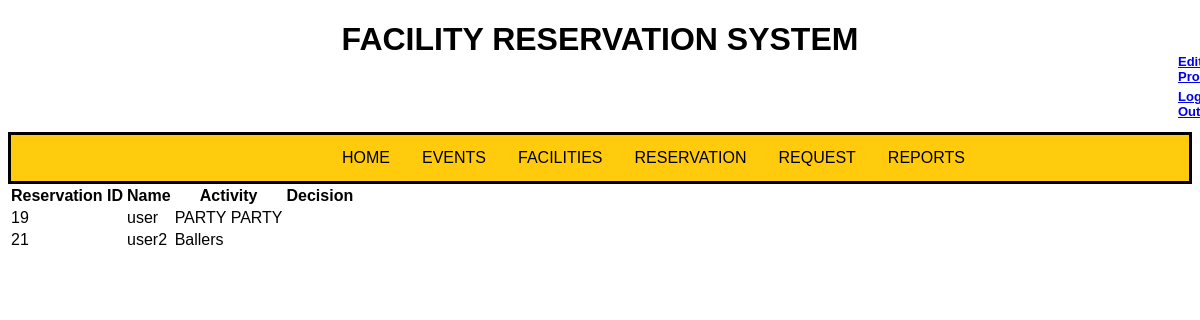
The page /php/request_admin.php on the database its author committed.
### tables this page shows
CREATE TABLE `reservation` (
  `resID` int(100) NOT NULL,
  `user_ID` int(11) NOT NULL,
  `title` varchar(255) NOT NULL,
  `Venue` varchar(100) NOT NULL,
  `start_event` datetime NOT NULL,
  `end_event` datetime NOT NULL,
  `status` varchar(100) NOT NULL
);

CREATE TABLE `accounts` (
  `userID` int(11) NOT NULL,
  `User_type` varchar(100) NOT NULL,
  `First_name` varchar(100) NOT NULL,
  `Last_name` varchar(100) NOT NULL,
  `email` varchar(100) NOT NULL,
  `Office` varchar(100) NOT NULL,
  `Organization` varchar(100) NOT NULL,
  `Position` varchar(100) NOT NULL,
  `Password` varchar(100) NOT NULL
);

### php/request_admin.php (the view, shortened to what this page needs)
<?php
	include('DBConnector.php');
?>
<!DOCTYPE html>
<html>
<head>
	<link rel="stylesheet" href="../stylesheet/style.css">
	<h1>FACILITY RESERVATION SYSTEM</h1>
	<h3><a href="edit_profile.php" class="signup">Edit Profile</a></h3><br>
	<h3><a href="logout.php" class="signup">Log Out</a></h3>
</head>
<body>
	<ul class="menu">
	  <li class="home"><a href="../pages/admin/home_admin.php" class="home">HOME</a></li>
	  <li class="events"><a href="event_page_admin.php" class="events">EVENTS</a></li>
	  <li class="faci"><a href="list_facilities_admin.php" class="faci">FACILITIES</a></li>
	  <li class="reser"><a href="../pages/admin/list_of_reservations.php" class="reser">RESERVATION</a></li>
	  <li class="req"><a href="../pages/admin/list_of_requests.html" class="req">REQUEST</a></li>
	  <li class="rep"><a href="../pages/admin/report.php" class="rep">REPORTS</a></li>
	</ul>
	<table id="customer">
		<tr>
			<th>Reservation ID</th>
			<th>Name</th>
			<th>Activity</th>
			<th>Decision</th>
		</tr>
<?php
	$sql = "SELECT * FROM Reservation r LEFT JOIN accounts a ON r.user_ID = a.userID";
	$result = $conn-> query($sql);
	if ($result-> num_rows > 0){
		while ($row = $result-> fetch_assoc()){
			echo "<tr>
					<td>" . $row["resID"] . "</td>
					<td>" . $row["First_name"] . "</td>
					<td>" . $row["title"] . "</td>
				  </tr>";
		}
		echo "</table>";
	}else{
		echo "Error: " . $sql . "<br>" . $conn->error;
	}
?>
</body>
</html>

### stylesheet/style.css (style rules this page uses)
h1 { text-align: center; }
h3 { margin-left: 1170px; font-size: 13px; margin-top:-26px; }
ul.menu { list-style-type: none; margin: 0px; padding: 0; overflow: hidden; background-color:#ffcb0c; border-style: solid; }
li.home { float: left; margin-right: -450px; margin-left: 315px; }
li.events { float: left; margin-right: -450px; margin-left: 395px; }
li.faci { float: left; margin-right: -450px; margin-left: 450px; }
li.reser { float: left; margin-right: -450px; margin-left: 450px; }
li.req { float: left; margin-right: -450px; margin-left: 450px; }
li.rep { float: left; margin-right: -450px; margin-left: 450px; }
li a.home { display: block; color: black; text-align: center; padding: 14px 16px; text-decoration: none; font-style: bold; }
li a.events { display: block; color: black; text-align: center; padding: 14px 16px; text-decoration: none; font-style: bold; }
li a.faci { display: block; color: black; text-align: center; padding: 14px 16px; text-decoration: none; font-style: bold; }
li a.reser { display: block; color: black; text-align: center; padding: 14px 16px; text-decoration: none; font-style: bold; }
li a.req { display: block; color: black; text-align: center; padding: 14px 16px; text-decoration: none; font-style: bold; }
li a.rep { display: block; color: black; text-align: center; padding: 14px 16px; text-decoration: none; font-style: bold; }
body { font-family: Arial, Helvetica, sans-serif; }

### rows shown on the page
reservation: resID "19", accounts.First_name "user", title "PARTY PARTY"
reservation: resID "21", accounts.First_name "user2", title "Ballers"
